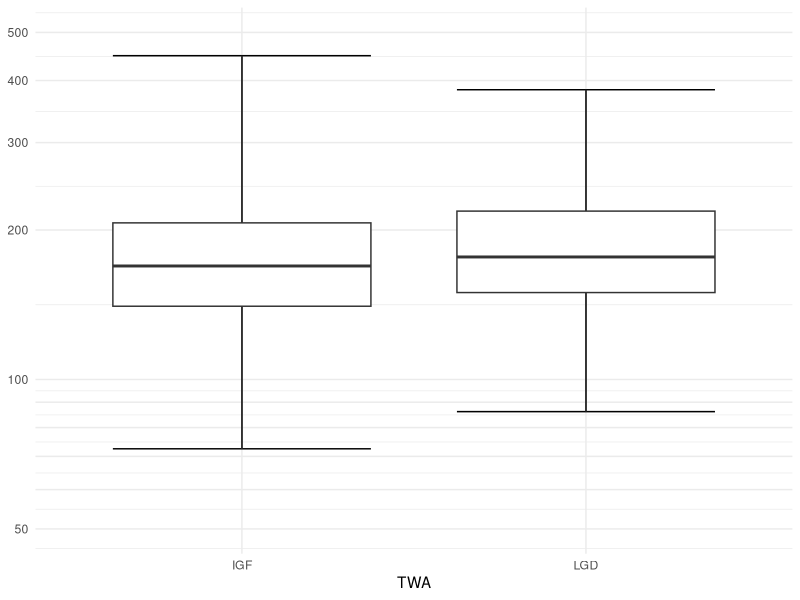

This figure's R source:
## ---- chunk 1
knitr::opts_chunk$set(echo = TRUE)
## ---- chunk 2
library(tidyverse)
library(MASS)
## ---- chunk 3
ddh <- read_csv("ddh.csv")
## ---- chunk 4
# make categorical twa variable
ddh <- ddh %>% 
  mutate(factor_glutwa = case_when(
    glutwa < 141.8 ~ "<142",
    glutwa < 172.1 ~ "142-172",
    glutwa < 209.4 ~ "172-209",
    TRUE ~ ">209"
  ))

ddh %>% 
  count(factor_glutwa)

# used weird numbers as cutoffs but got the right number in each group?
## ---- chunk 5
ddh %>% 
  group_by(factor_glutwa) %>% 
  summarise(med = round(median(r_bmi), 0),
            q1 = round(quantile(r_bmi, .25), 0),
            q3 = round(quantile(r_bmi, .75), 0))
## ---- chunk 6
ddh %>% 
  ggplot(aes(y = glutwa, x = factor(delayed_fn), group = delayed_fn)) +
  stat_boxplot(geom ='errorbar', coef = 4) +
  geom_boxplot(coef = 4) +
  scale_y_continuous(trans = "log10",
                     limits = c(50,500),
                     labels = c(50, "", "", "", "", 100, 200, 300, 400, 500),
                     breaks = c(50, 60, 70, 80, 90, 100, 200, 300, 400, 500)) + 
  scale_x_discrete(labels = c("IGF", "LGD")) +
  theme_minimal() +
  labs(x = "TWA",
       y = NULL)
  
# boxplot without log scale and with outliers still
## ---- chunk 7
unadjusted <- glm(delayed_fn ~ glutwa, data = ddh, family = "binomial")
adjusted <- glm(delayed_fn ~ glutwa + r_age + d_cod + hemo_instability, data = ddh, family = "binomial")

summary(unadjusted)
summary(adjusted)
exp(cbind(coef(unadjusted), confint(unadjusted)))  
exp(cbind(coef(adjusted), confint(adjusted)))

# Got different p-values and odds ratios
# Not sure how to account for the odds ratios being for a relatice doubling of twa glucose
